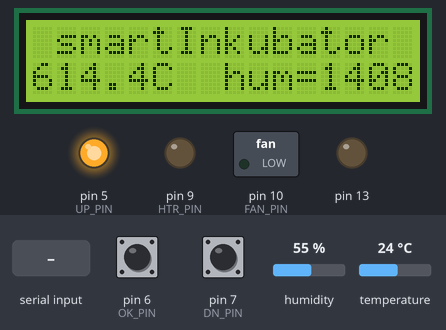
A sketch run on a simulated Arduino Uno, built with avr-gcc and run on an emulated ATmega328P. Shown: 16×2 character LCD, switched loads named in the sketch (green lamp = pin HIGH), output pins drawn as LEDs (lit = HIGH). Wiring (inferred from the names in the program): DHT11 sensor: data pin 2. Inputs (shaded band) come from the test bench; at power-on: temperature 24 °C, pin 6 (OK_PIN) HIGH, pin 7 (DN_PIN) HIGH, humidity 55 %. What the sketch prints to the serial monitor is not drawn.

Above: at 1.2 s.
1.3 s: temperature set to 2.2 °C
At 3.1 s:
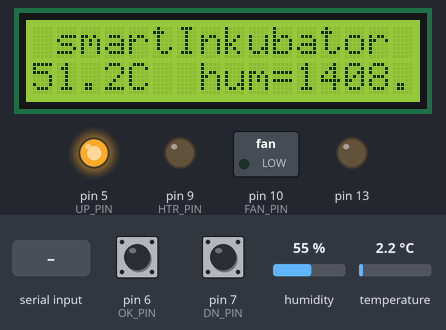
3.8 s: temperature set to 1.8 °C
At 4.8 s:
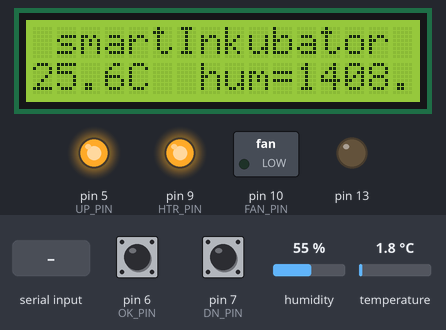
5.8 s: pin 6 (OK_PIN) pulled LOW for 3.2 s
At 7.6 s:
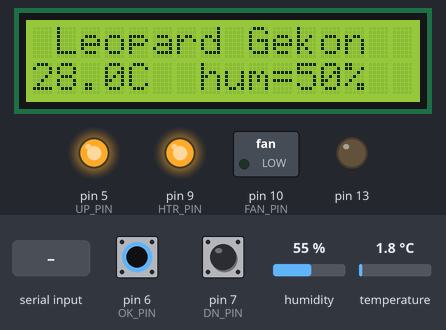
10.5 s: pin 7 (DN_PIN) pulled LOW for 0.15 s
At 11.0 s:
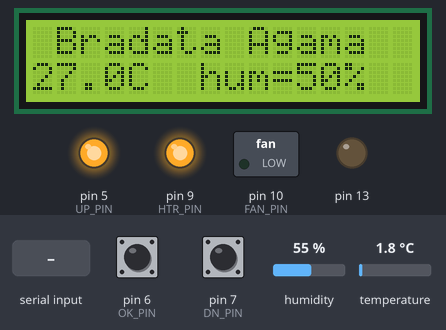
12.1 s: "lcd\n" received over Serial
At 12.5 s:
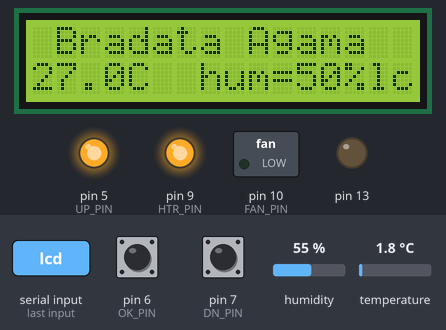
13.6 s: pin 7 (DN_PIN) pulled LOW for 1 s
At 15.3 s:
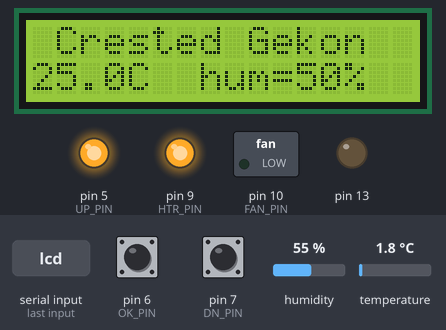
Timing chart, 0 to 16.8 s (numbered marks = the images above; inputs shaded):
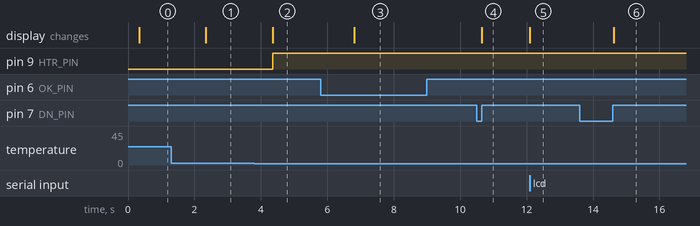

The sketch:

ArduinoInkubator.ino
```cpp
#include "Button.h"        //https://github.com/JChristensen/Button
#include "DHT.h"
#include <LiquidCrystal.h>


#define DN_PIN 7          //Connect two tactile button switches (or something similar)
#define UP_PIN 5          //from Arduino pin 2 to ground and from pin 3 to ground.
#define OK_PIN 6
#define BL_PIN 5
#define HTR_PIN 9
#define FAN_PIN 10
#define PULLUP true        //To keep things simple, we use the Arduino's internal pullup resistor.
#define INVERT true        //Since the pullup resistor will keep the pin high unless the
#define DEBOUNCE_MS 20     //A debounce time of 20 milliseconds usually works well for tactile button switches.

#define REPEAT_FIRST 500   //ms required before repeating on long press
#define REPEAT_INCR 100    //repeat interval for long press
#define MIN_COUNT 0
#define MAX_COUNT 59

#define DHTPIN 2
#define DHTTYPE DHT21

LiquidCrystal lcd (A0, A1, A2, A3, A4, A5);
Button btnUP(UP_PIN, PULLUP, INVERT, DEBOUNCE_MS);    //Declare the buttons
Button btnDN(DN_PIN, PULLUP, INVERT, DEBOUNCE_MS);
Button btnOK(OK_PIN, PULLUP, INVERT, DEBOUNCE_MS);

DHT dht(DHTPIN, DHTTYPE);

String nameArray[]{
  " Leopard Gekon  ",
  " Crested Gekon  ",
  " Bradata Agama  "
};
float tempArray[]{
  28, 25, 27
};

float currentTemperature, currentHumidity;

int menuItmOld = 0, menuItm = 0, menuLvl = 0;
enum {WAIT, INCR, DECR};              //The possible states for the state machine
uint8_t STATE;                        //The current state machine state
int count;                            //The number that is adjusted
int lastCount = -1;                   //Previous value of count (initialized to ensure it's different when the sketch starts)
unsigned long rpt = REPEAT_FIRST;     //A variable time that is used to drive the repeats for long presses
bool okFlag = false;
int longPress = 500;
void setup(void){
  lcd.begin(16, 2);
  lcd.clear();
  lcd.print(" smartInkubator ");
  pinMode(13, OUTPUT);
  pinMode(BL_PIN, OUTPUT);
  pinMode(HTR_PIN, OUTPUT);
  pinMode(FAN_PIN, OUTPUT);
  Serial.begin(115200);
  dht.begin();
}

void loop(void){
  if(Serial.available()) serialHandler();
  btnUP.read(); btnDN.read(); btnOK.read();

       if (btnUP.wasReleased()){ Serial.println("btnUP"); if(menuLvl) menuItm ++; }
  else if (btnDN.wasReleased()){ Serial.println("btnDN"); if(menuLvl) menuItm --; }
  else if (btnUP.pressedFor(longPress*2)){ Serial.println("btnUPL"); btnUP.reset(); }
  else if (btnDN.pressedFor(longPress*2)){ Serial.println("btnDNL"); btnDN.reset(); }
  else if (btnOK.pressedFor(longPress*2)){
    menuLvl = 1; Serial.println("btnOKL"); okFlag= true; btnOK.reset(); changeGekon();
  }
  else if (btnOK.wasReleased()){
    if(okFlag) okFlag= false;
    if(menuLvl > 0) menuLvl++;
    else Serial.println(menuLvl);
  }

  if (menuItm != menuItmOld){
    changeGekon();
  }

  if (menuLvl == 0){
    readDHT();
    sensorDataToLDC();
    termostat(tempArray[menuItm]);
  }
  if (menuLvl > 2) menuLvl = 0;
}

void serialHandler(){
  String data = Serial.readStringUntil('\n');
  if(data.startsWith("sc")) lcd.setCursor(data.substring(data.indexOf(':')+1, data.indexOf(',')).toInt(), data.substring(data.indexOf(',')+1, data.length()).toInt());
  else if(data.startsWith("h")) digitalWrite(HTR_PIN, data.substring(data.indexOf(':')+1, data.length()).toInt());
  else if(data.startsWith("f")) digitalWrite(FAN_PIN, data.substring(data.indexOf(':')+1, data.length()).toInt());
  else if(data.startsWith("bl")) analogWrite(data.substring(data.indexOf(':')+1, data.length()).toInt(), BL_PIN);
  else if(data.startsWith("lcd")) lcd.print(data.substring(data.indexOf(':')+1, data.length()));
  else if(data.startsWith("rs")) sendSensorValue();
  else Serial.println(data);

}

void sendSensorValue(){
  Serial.print(currentTemperature,1);
  Serial.print(",");
  Serial.print(currentHumidity,1);
  Serial.print(",");
  Serial.print(digitalRead(HTR_PIN));
  Serial.print(",");
  Serial.println(digitalRead(FAN_PIN));
}

void sensorDataToLDC(){
  lcd.setCursor(0,1);
  lcd.print(currentTemperature, 1);
  lcd.print("C  hum=");
  lcd.print(currentHumidity, 1);
  lcd.print("%");
}

void termostat(float temp){
  if (currentTemperature >= temp+0.1) digitalWrite(HTR_PIN, LOW);
  if (currentTemperature <= temp-0.1) digitalWrite(HTR_PIN, HIGH);
}
void readDHT(){
  currentTemperature = dht.readTemperature();
  currentHumidity = dht.readHumidity();
}

void display(){
  lcd.clear();
  lcd.println(nameArray[menuItm]);
  lcd.setCursor(0,1);
  lcd.print(tempArray[menuItm], 1);
  lcd.print("C  hum=");
  lcd.print(50, 1);
  lcd.print("%");
}

void changeGekon(){
  if (menuItm == -1) menuItm = 2;
  if (menuItm == 3) menuItm = 0;
  display();
  menuItmOld = menuItm;
}
```

Button.cpp
```cpp
// (licence header left out)
#include "Button.h"

/*----------------------------------------------------------------------*
 * Button(pin, puEnable, invert, dbTime) instantiates a button object.  *
 * pin      Is the Arduino pin the button is connected to.              *
 * puEnable Enables the AVR internal pullup resistor if != 0 (can also  *
 *          use true or false).                                         *
 * invert   If invert == 0, interprets a high state as pressed, low as  *
 *          released. If invert != 0, interprets a high state as        *
 *          released, low as pressed  (can also use true or false).     *
 * dbTime   Is the debounce time in milliseconds.                       *
 *                                                                      *
 * (Note that invert cannot be implied from puEnable since an external  *
 *  pullup could be used.)                                              *
 *----------------------------------------------------------------------*/
Button::Button(uint8_t pin, uint8_t puEnable, uint8_t invert, uint32_t dbTime)
{
    _pin = pin;
    _puEnable = puEnable;
    _invert = invert;
    _dbTime = dbTime;
    pinMode(_pin, INPUT);
    if (_puEnable != 0)
        digitalWrite(_pin, HIGH);       //enable pullup resistor
    _state = digitalRead(_pin);
    if (_invert != 0) _state = !_state;
    _time = millis();
    _lastState = _state;
    _changed = 0;
    _lastChange = _time;
}

/*----------------------------------------------------------------------*
 * read() returns the state of the button, 1==pressed, 0==released,     *
 * does debouncing, captures and maintains times, previous states, etc. *
 *----------------------------------------------------------------------*/
uint8_t Button::read(void)
{
    static uint32_t ms;
    static uint8_t pinVal;

    ms = millis();
    pinVal = digitalRead(_pin);
    if (_invert != 0) pinVal = !pinVal;
    if (ms - _lastChange < _dbTime) {
        _time = ms;
        _changed = 0;
        return _state;
    }
    else {
        _lastState = _state;
        _state = pinVal;
        _time = ms;
        if (_state != _lastState)   {
            _lastChange = ms;
            _changed = 1;
        }
        else {
            _changed = 0;
        }
        return _state;
    }
}

/*----------------------------------------------------------------------*
 * isPressed() and isReleased() check the button state when it was last *
 * read, and return false (0) or true (!=0) accordingly.                *
 * These functions do not cause the button to be read.                  *
 *----------------------------------------------------------------------*/
uint8_t Button::isPressed(void)
{
    return _state == 0 ? 0 : 1;
}

uint8_t Button::isReleased(void)
{
    return _state == 0 ? 1 : 0;
}

/*----------------------------------------------------------------------*
 * wasPressed() and wasReleased() check the button state to see if it   *
 * changed between the last two reads and return false (0) or           *
 * true (!=0) accordingly.                                              *
 * These functions do not cause the button to be read.                  *
 *----------------------------------------------------------------------*/
uint8_t Button::wasPressed(void)
{
    return _state && _changed;
}

uint8_t Button::wasReleased(void)
{
    return !_state && _changed;
}

/*----------------------------------------------------------------------*
 * pressedFor(ms) and releasedFor(ms) check to see if the button is     *
 * pressed (or released), and has been in that state for the specified  *
 * time in milliseconds. Returns false (0) or true (1) accordingly.     *
 * These functions do not cause the button to be read.                  *
 *----------------------------------------------------------------------*/
uint8_t Button::pressedFor(uint32_t ms)
{
    return (_state == 1 && _time - _lastChange >= ms) ? 1 : 0;
}

uint8_t Button::releasedFor(uint32_t ms)
{
    return (_state == 0 && _time - _lastChange >= ms) ? 1 : 0;
}

/*----------------------------------------------------------------------*
 * lastChange() returns the time the button last changed state,         *
 * in milliseconds.                                                     *
 *----------------------------------------------------------------------*/
uint32_t Button::lastChange(void)
{
    return _lastChange;
}

/*----------------------------------------------------------------------*
 * reset() fucks up everithing,                                         *
 * in milliseconds.                                                     *
 *----------------------------------------------------------------------*/
void Button::reset(void)
{
    _time = millis();
    _lastChange = _time;
}
```

Button.h
```cpp
// (licence header left out)
#ifndef Button_h
#define Button_h
#if ARDUINO >= 100
#include <Arduino.h>
#else
#include <WProgram.h>
#endif
class Button
{
    public:
        Button(uint8_t pin, uint8_t puEnable, uint8_t invert, uint32_t dbTime);
        uint8_t read();
        uint8_t isPressed();
        uint8_t isReleased();
        uint8_t wasPressed();
        uint8_t wasReleased();
        uint8_t pressedFor(uint32_t ms);
        uint8_t releasedFor(uint32_t ms);
        uint32_t lastChange();
        void reset();

    private:
        uint8_t _pin;           //arduino pin number
        uint8_t _puEnable;      //internal pullup resistor enabled
        uint8_t _invert;        //if 0, interpret high state as pressed, else interpret low state as pressed
        uint8_t _state;         //current button state
        uint8_t _lastState;     //previous button state
        uint8_t _changed;       //state changed since last read
        uint32_t _time;         //time of current state (all times are in ms)
        uint32_t _lastChange;   //time of last state change
        uint32_t _dbTime;       //debounce time
};
#endif
```

DHT.h
```cpp
// (licence header left out)
#ifndef DHT_H
#define DHT_H

#if ARDUINO >= 100
 #include "Arduino.h"
#else
 #include "WProgram.h"
#endif


// Uncomment to enable printing out nice debug messages.
//#define DHT_DEBUG

// Define where debug output will be printed.
#define DEBUG_PRINTER Serial

// Setup debug printing macros.
#ifdef DHT_DEBUG
  #define DEBUG_PRINT(...) { DEBUG_PRINTER.print(__VA_ARGS__); }
  #define DEBUG_PRINTLN(...) { DEBUG_PRINTER.println(__VA_ARGS__); }
#else
  #define DEBUG_PRINT(...) {}
  #define DEBUG_PRINTLN(...) {}
#endif

// Define types of sensors.
#define DHT11 11
#define DHT22 22
#define DHT21 21
#define AM2301 21


class DHT {
  public:
   DHT(uint8_t pin, uint8_t type, uint8_t count=6);
   void begin(void);
   float readTemperature(bool S=false);
   float convertCtoF(float);
   float convertFtoC(float);
   float computeHeatIndex(float temperature, float percentHumidity, bool isFahrenheit=true);
   float readHumidity(void);
   boolean read(void);

 private:
  uint8_t data[6];
  uint8_t _pin, _type, _bit, _port;
  uint32_t _lastreadtime, _maxcycles;
  bool _firstreading;
  bool _lastresult;

  uint32_t expectPulse(bool level);

};

class InterruptLock {
  public:
   InterruptLock() {
    noInterrupts();
   }
   ~InterruptLock() {
    interrupts();
   }

};

#endif
```

Menu.cpp
```cpp
#include "Menu.h"

dataMenu::dataMenu(String theName, float temperature, float humidity){
	_name = theName;
	_temperature = temperature;
	_humidity = humidity;
}

dataMenu::dataMenu(const dataMenu &dM){
	this-> _name = dM._name;
	this-> _temperature = dM._temperature;
	this-> _humidity = dM._humidity;
}
dataMenu::dataMenu(){
	this-> _name = " smartInkubator ";
	this-> _temperature = 0;
	this-> _humidity = 0;
}


String dataMenu::name(){
	return _name;
}

float dataMenu::temperature(){
	return _temperature;
}

float dataMenu::humidity(){
	return _humidity;
}

void dataMenu::operator=(const dataMenu &dM){
	this-> _name = dM._name;
	this-> _temperature = dM._temperature;
	this-> _humidity = dM._humidity;
}
```

Menu.h
```cpp
#ifndef Menu_h
#define Menu_h
#if ARDUINO >= 100
#include <Arduino.h>
#else
#include <WProgram.h>
#endif

class dataMenu
{
public:
	dataMenu();
	dataMenu(const dataMenu &dM);
	dataMenu(String theName, float temperature, float humidity);

	void operator=(const dataMenu &dM);

	String name();
	float temperature();
	float humidity();

private:
	String _name;
	float _temperature;
	float _humidity;
};
#endif
```

Source omitted: DHT.cpp (8472 bytes)

Measured:
- the behaviour switches between 2 and 1.9 °C on temperature (found by bisection; images 1 and 2)
- after the input at 1.3 s, the display: changes after 1.0 s (image 1)
- after the input at 3.8 s, pin 9 (HTR_PIN): LOW → HIGH after 0.55 s; the display: changes after 0.55 s (image 2)
- after the input at 5.8 s, the display: changes after 1.0 s (image 3)
- after the input at 10.5 s, the display: changes after 0.16 s (image 4)
- after the input at 12.1 s, the display: changes at once (image 5)
- after the input at 13.6 s, the display: changes after 1.0 s (image 6)
